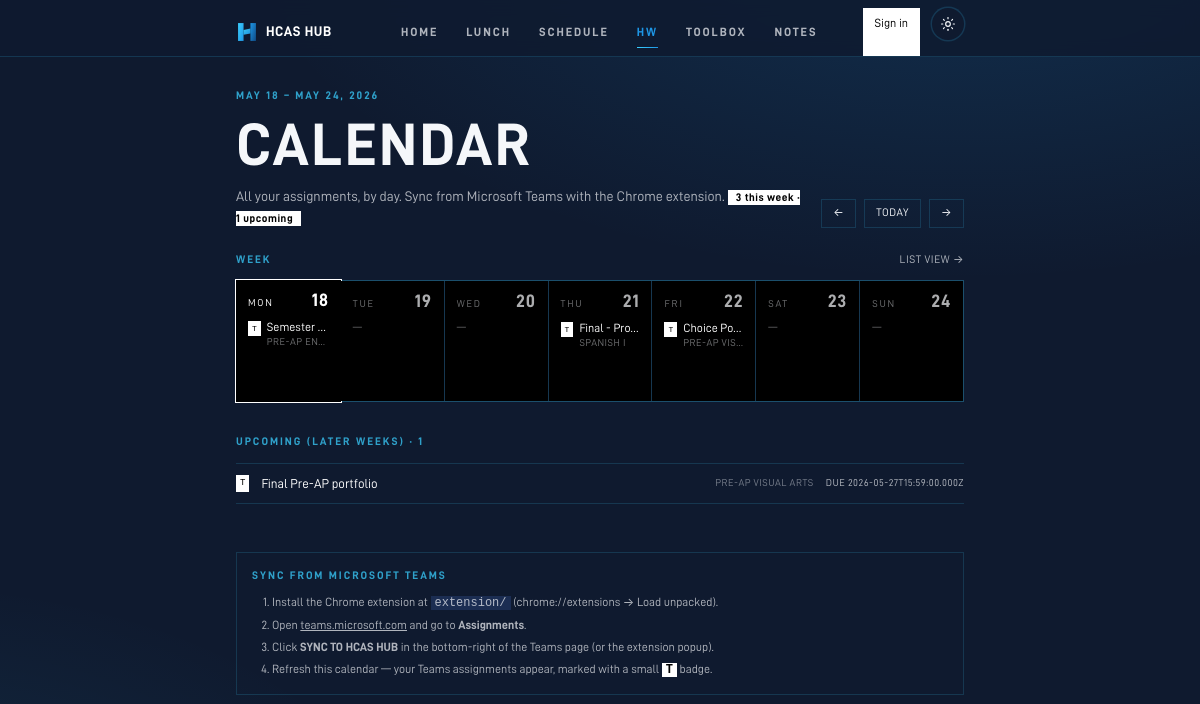
/calendar, run on an earlier commit of the app's database.
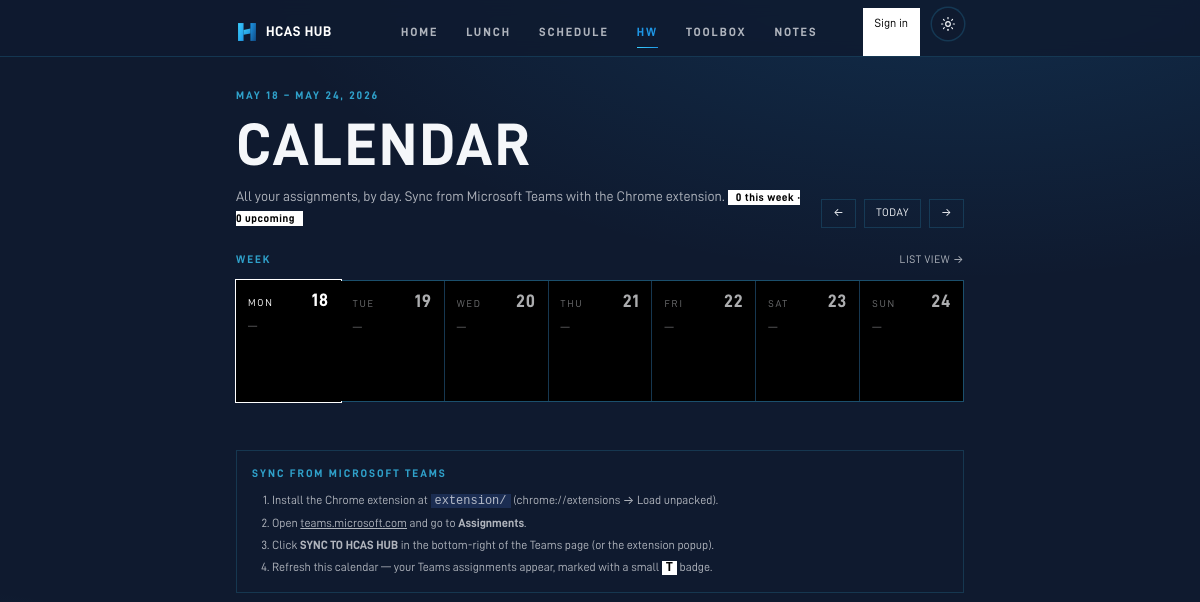
And on a later commit of the database.
### tables this page shows
CREATE TABLE assignments (
            id INTEGER PRIMARY KEY AUTOINCREMENT,
            title TEXT NOT NULL,
            subject TEXT,
            due_at TEXT,
            done INTEGER NOT NULL DEFAULT 0,
            priority INTEGER DEFAULT 99,
            created_at TEXT NOT NULL DEFAULT (datetime('now'))
        , source TEXT DEFAULT 'manual', external_id TEXT, updated_at TEXT, user_id TEXT);

### main.py (the view)
@app.get("/calendar", response_class=HTMLResponse)
def calendar(request: Request, week_start: str | None = None):
    from datetime import date, timedelta
    today = datetime.now().date()
    if week_start:
        try:
            anchor = datetime.strptime(week_start, "%Y-%m-%d").date()
        except ValueError:
            anchor = today
    else:
        anchor = today
    monday = anchor - timedelta(days=anchor.weekday())
    days = [monday + timedelta(days=i) for i in range(7)]
    user = auth.current_user(request)
    uid = user["id"] if user else None
    by_day: dict[str, list] = {d.isoformat(): [] for d in days}
    no_due = []
    upcoming = []  # outside the visible week, future
    week_start_d = days[0]
    week_end_d = days[-1]
    for a in db.list_assignments(uid):
        if a["done"]:
            continue
        due = seed.parse_dt(a.get("due_at"))
        if not due:
            no_due.append(a)
            continue
        d = due.date()
        key = d.isoformat()
        if key in by_day:
            by_day[key].append(a)
        elif d > week_end_d:
            upcoming.append(a)
    for k in by_day:
        by_day[k].sort(key=lambda a: a.get("due_at") or "")
    upcoming.sort(key=lambda a: a.get("due_at") or "")
    sig = "|".join(
        f"{a['id']}:{a['done']}:{a['title']}:{a.get('due_at') or ''}"
        for a in db.list_assignments(uid)
    )
    return render(
        request,
        "calendar.html",
        active="assignments",
        days=[(d.isoformat(), d.strftime("%a"), d.strftime("%-d"), d == today) for d in days],
        by_day=by_day,
        no_due=no_due,
        upcoming=upcoming,
        prev_week=(monday - timedelta(days=7)).isoformat(),
        next_week=(monday + timedelta(days=7)).isoformat(),
        this_monday=monday.isoformat(),
        week_label=f"{monday.strftime('%b %-d')} – {(monday+timedelta(days=6)).strftime('%b %-d, %Y')}",
        assignments_sig=sig,
    )

### templates/calendar.html (shortened to what the changed rows need)
{% extends "base.html" %}
{% block content %}
<div class="pt-2 pb-6 flex items-end justify-between gap-4">
  <div>
    <h1 class="display text-[44px] sm:text-[60px]">Calendar</h1>
    <p class="mt-3 text-[14px] text-ink-soft">
      All your assignments, by day. Sync from Microsoft Teams with the Chrome extension.
      {% set in_week_count = by_day.values() | map('length') | sum %}
      <span class="ml-2 inline-block px-2 py-0.5 bg-white text-black text-[11px] font-bold tracking-wider">
        {{ in_week_count }} this week · {{ upcoming|length }} upcoming
      </span>
    </p>
  </div>
</div>
<div class="flex items-center justify-between mb-3">
  <h2 class="eyebrow">Week</h2>
</div>
<div class="grid grid-cols-1 sm:grid-cols-7 gap-px bg-line border border-line">
  {% for iso, wd, dd, is_today in days %}
    <div class="bg-black p-3 min-h-[120px] {% if is_today %}ring-1 ring-white -m-px{% endif %}">
      <div class="flex items-baseline justify-between mb-2">
        <div class="text-[10px] uppercase tracking-[0.18em] {{ 'text-white' if is_today else 'text-ink-mute' }}">{{ wd }}</div>
        <div class="display text-[18px] {{ 'text-white' if is_today else 'text-ink-soft' }}">{{ dd }}</div>
      </div>
      {% set list = by_day[iso] %}
      {% if list %}
        <ul class="space-y-1.5">
          {% for a in list %}
          <li class="text-[12px] text-white leading-snug">
            <div class="flex items-start gap-1.5">
              {% if a.source == 'teams' %}
                <span class="text-[8px] font-mono mt-0.5 px-1 py-0.5 bg-white text-black shrink-0" title="From Microsoft Teams">T</span>
              {% endif %}
              <div class="min-w-0">
                <div class="truncate">{{ a.title }}</div>
                {% if a.subject %}<div class="text-[10px] uppercase tracking-wider text-ink-mute truncate">{{ a.subject }}</div>{% endif %}
              </div>
            </div>
          </li>
          {% endfor %}
        </ul>
      {% else %}
        <div class="text-[11px] text-ink-mute">—</div>
      {% endif %}
    </div>
  {% endfor %}
</div>
{% if upcoming %}
<section class="mt-8">
  <h2 class="eyebrow mb-3">Upcoming (later weeks) · {{ upcoming|length }}</h2>
  <ul class="border-t border-line">
    {% for a in upcoming %}
    <li class="border-b border-line py-2.5 flex items-center gap-3 text-[13px]">
      {% if a.source == 'teams' %}
        <span class="text-[9px] font-mono px-1 py-0.5 bg-white text-black">T</span>
      {% endif %}
      <span class="flex-1 truncate text-white">{{ a.title }}</span>
      {% if a.subject %}<span class="text-[10px] uppercase tracking-wider text-ink-mute">{{ a.subject }}</span>{% endif %}
      <span class="text-[10px] uppercase tracking-wider text-ink-soft shrink-0">due {{ a.due_at }}</span>
    </li>
    {% endfor %}
  </ul>
</section>
{% endif %}
<section class="mt-12 hairline p-4">
  <h2 class="eyebrow mb-2">Sync from Microsoft Teams</h2>
</section>
{% endblock %}

What changed in the data, as far as the page shows it:
removed assignments: source "T", title "Semester…", subject "PRE-AP EN…", shown under "MON"
removed assignments: source "T", title "Final - Pro…", subject "SPANISH I", shown under "THU"
removed assignments: source "T", title "Choice Po…", subject "PRE-AP VI…", shown under "FRI"
removed assignments: source "T", title "Final Pre-AP portfolio", subject "PRE-AP VISUAL ARTS", due_at "2026-05-27T15:59:00.000Z", shown under "UPCOMING (LATER WEEKS) · 1"
Also different on the page:
{{ in_week_count }}: "3" → "0"
{{ upcoming|length }}: "1" → "0"
{{ upcoming|length }}: "1" → (not shown)
text no longer shown: "UPCOMING (LATER WEEKS) ·"
